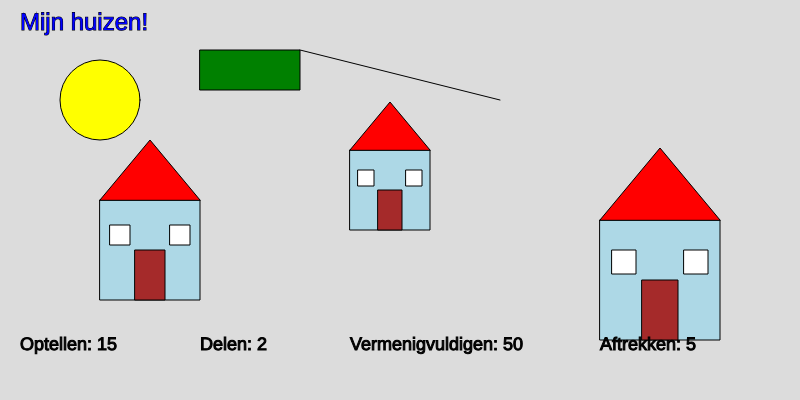
Frame 1 (no input)
Frame 60 (no input): identical to frame 1, image omitted
Frame 120 (the mouse pressed at the canvas centre since frame 60): identical to frame 1, image omitted

The p5.js sketch that drew this single still picture (run headless with seeded random() and noise() and a simulated clock; from frame 60 on, the mouse is pressed at the canvas centre):

// p5.js sketch
// ── sketch.js
function setup() {
  createCanvas(800, 400);
}

function draw() {
  background(220);

  // Huizen
  tekenHuis(100, 200, 1);
  tekenHuis(350, 150, 0.8);
  tekenHuis(600, 220, 1.2);

  // Voorbeelden
  tekenCirkel(100, 100, 40);
  tekenRechthoek(200, 50, 100, 40);
  tekenLijn(300, 50, 500, 100);
  tekenTekst("Mijn huizen!", 20, 30, 24, "blue");

  // Rekenen
  tekenTekst("Optellen: " + optellen(10, 5), 20, 350, 18, "black");
  tekenTekst("Delen: " + delen(10, 5), 200, 350, 18, "black");
  tekenTekst("Vermenigvuldigen: " + vermenigvuldigen(10, 5), 350, 350, 18, "black");
  tekenTekst("Aftrekken: " + aftrekken(10, 5), 600, 350, 18, "black");
}

// Huis
function tekenHuis(x, y, grootte) {
  fill("lightblue");
  rect(x, y, 100 * grootte, 100 * grootte);

  // Dak
  fill("red");
  triangle(
    x, y,
    x + 50 * grootte, y - 60 * grootte,
    x + 100 * grootte, y
  );

  // Deur
  fill("brown");
  rect(x + 35 * grootte, y + 50 * grootte, 30 * grootte, 50 * grootte);

  // Ramen
  fill("white");
  rect(x + 10 * grootte, y + 25 * grootte, 20 * grootte, 20 * grootte);
  rect(x + 70 * grootte, y + 25 * grootte, 20 * grootte, 20 * grootte);
}

// Cirkel
function tekenCirkel(x, y, straal) {
  fill("yellow");
  circle(x, y, straal * 2);
}

// Rechthoek
function tekenRechthoek(x, y, breedte, hoogte) {
  fill("green");
  rect(x, y, breedte, hoogte);
}

// Lijn
function tekenLijn(x1, y1, x2, y2) {
  stroke("black");
  line(x1, y1, x2, y2);
}

// Tekst
function tekenTekst(tekst, x, y, grootte, kleur) {
  fill(kleur);
  textSize(grootte);
  text(tekst, x, y);
}

// Optellen
function optellen(getal1, getal2) {
  return getal1 + getal2;
}

// Delen
function delen(getal1, getal2) {
  return getal1 / getal2;
}

// Vermenigvuldigen
function vermenigvuldigen(getal1, getal2) {
  return getal1 * getal2;
}

// Aftrekken
function aftrekken(getal1, getal2) {
  return getal1 - getal2;
}
